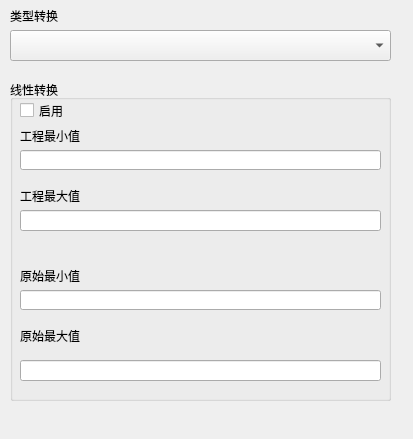
<?xml version="1.0" encoding="UTF-8"?>
<ui version="4.0">
 <class>CVariableDataConversionDialog</class>
 <widget class="QDialog" name="CVariableDataConversionDialog">
  <property name="geometry">
   <rect>
    <x>0</x>
    <y>0</y>
    <width>413</width>
    <height>439</height>
   </rect>
  </property>
  <property name="windowTitle">
   <string>Dialog</string>
  </property>
  <widget class="QComboBox" name="conversionTypeBox">
   <property name="geometry">
    <rect>
     <x>10</x>
     <y>30</y>
     <width>381</width>
     <height>31</height>
    </rect>
   </property>
  </widget>
  <widget class="QGroupBox" name="groupBox">
   <property name="geometry">
    <rect>
     <x>10</x>
     <y>80</y>
     <width>381</width>
     <height>321</height>
    </rect>
   </property>
   <property name="focusPolicy">
    <enum>Qt::NoFocus</enum>
   </property>
   <property name="title">
    <string>线性转换</string>
   </property>
   <property name="flat">
    <bool>false</bool>
   </property>
   <property name="checkable">
    <bool>false</bool>
   </property>
   <widget class="QLabel" name="label">
    <property name="geometry">
     <rect>
      <x>10</x>
      <y>180</y>
      <width>351</width>
      <height>31</height>
     </rect>
    </property>
    <property name="text">
     <string>原始最小值</string>
    </property>
   </widget>
   <widget class="QLineEdit" name="originalMinValueEdit">
    <property name="geometry">
     <rect>
      <x>10</x>
      <y>210</y>
      <width>361</width>
      <height>20</height>
     </rect>
    </property>
   </widget>
   <widget class="QLineEdit" name="originalMaxValueEdit">
    <property name="geometry">
     <rect>
      <x>10</x>
      <y>280</y>
      <width>361</width>
      <height>21</height>
     </rect>
    </property>
   </widget>
   <widget class="QLabel" name="label_2">
    <property name="geometry">
     <rect>
      <x>10</x>
      <y>240</y>
      <width>351</width>
      <height>31</height>
     </rect>
    </property>
    <property name="text">
     <string>原始最大值</string>
    </property>
   </widget>
   <widget class="QLabel" name="label_3">
    <property name="geometry">
     <rect>
      <x>10</x>
      <y>40</y>
      <width>351</width>
      <height>31</height>
     </rect>
    </property>
    <property name="text">
     <string>工程最小值</string>
    </property>
   </widget>
   <widget class="QLineEdit" name="maxValueEdit">
    <property name="geometry">
     <rect>
      <x>10</x>
      <y>130</y>
      <width>361</width>
      <height>21</height>
     </rect>
    </property>
    <property name="text">
     <string/>
    </property>
   </widget>
   <widget class="QLineEdit" name="minValueEdit">
    <property name="geometry">
     <rect>
      <x>10</x>
      <y>70</y>
      <width>361</width>
      <height>20</height>
     </rect>
    </property>
    <property name="text">
     <string/>
    </property>
   </widget>
   <widget class="QLabel" name="label_4">
    <property name="geometry">
     <rect>
      <x>10</x>
      <y>100</y>
      <width>351</width>
      <height>31</height>
     </rect>
    </property>
    <property name="text">
     <string>工程最大值</string>
    </property>
   </widget>
   <widget class="QCheckBox" name="enableLinearCheckBox">
    <property name="geometry">
     <rect>
      <x>10</x>
      <y>20</y>
      <width>371</width>
      <height>21</height>
     </rect>
    </property>
    <property name="text">
     <string>启用</string>
    </property>
   </widget>
  </widget>
  <widget class="QLabel" name="label_5">
   <property name="geometry">
    <rect>
     <x>10</x>
     <y>10</y>
     <width>54</width>
     <height>12</height>
    </rect>
   </property>
   <property name="text">
    <string>类型转换</string>
   </property>
  </widget>
 </widget>
 <resources/>
 <connections/>
</ui>
